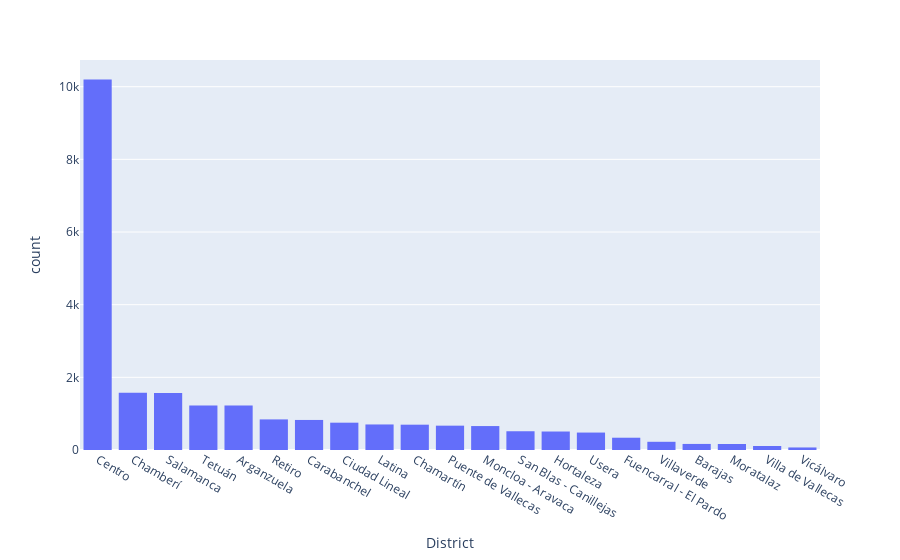

Notebook source saved alongside this figure:
### Code cell
fig = px.histogram(madrid_df, x = madrid_df['District']).update_xaxes(categoryorder = 'total descending')

fig.show()

### Figure 1 — Plotly figure (JSON) as saved in the notebook; plotly's stock layout.template omitted (floating-point values rounded to 4 significant figures; data arrays with more than 128 entries replaced by an {"elided": "..."} marker saying what was removed)
{"data": [{"alignmentgroup": "True", "bingroup": "x", "hovertemplate": "District=%{x}<br>count=%{y}<extra></extra>", "legendgroup": "", "marker": {"color": "#636efa", "pattern": {"shape": ""}}, "name": "", "offsetgroup": "", "orientation": "v", "showlegend": false, "type": "histogram", "x": {"elided": "23524 str values"}, "xaxis": "x", "yaxis": "y"}], "layout": {"barmode": "relative", "legend": {"tracegroupgap": 0}, "margin": {"t": 60}, "xaxis": {"anchor": "y", "categoryorder": "total descending", "domain": [0, 1], "title": {"text": "District"}}, "yaxis": {"anchor": "x", "domain": [0, 1], "title": {"text": "count"}}}}
